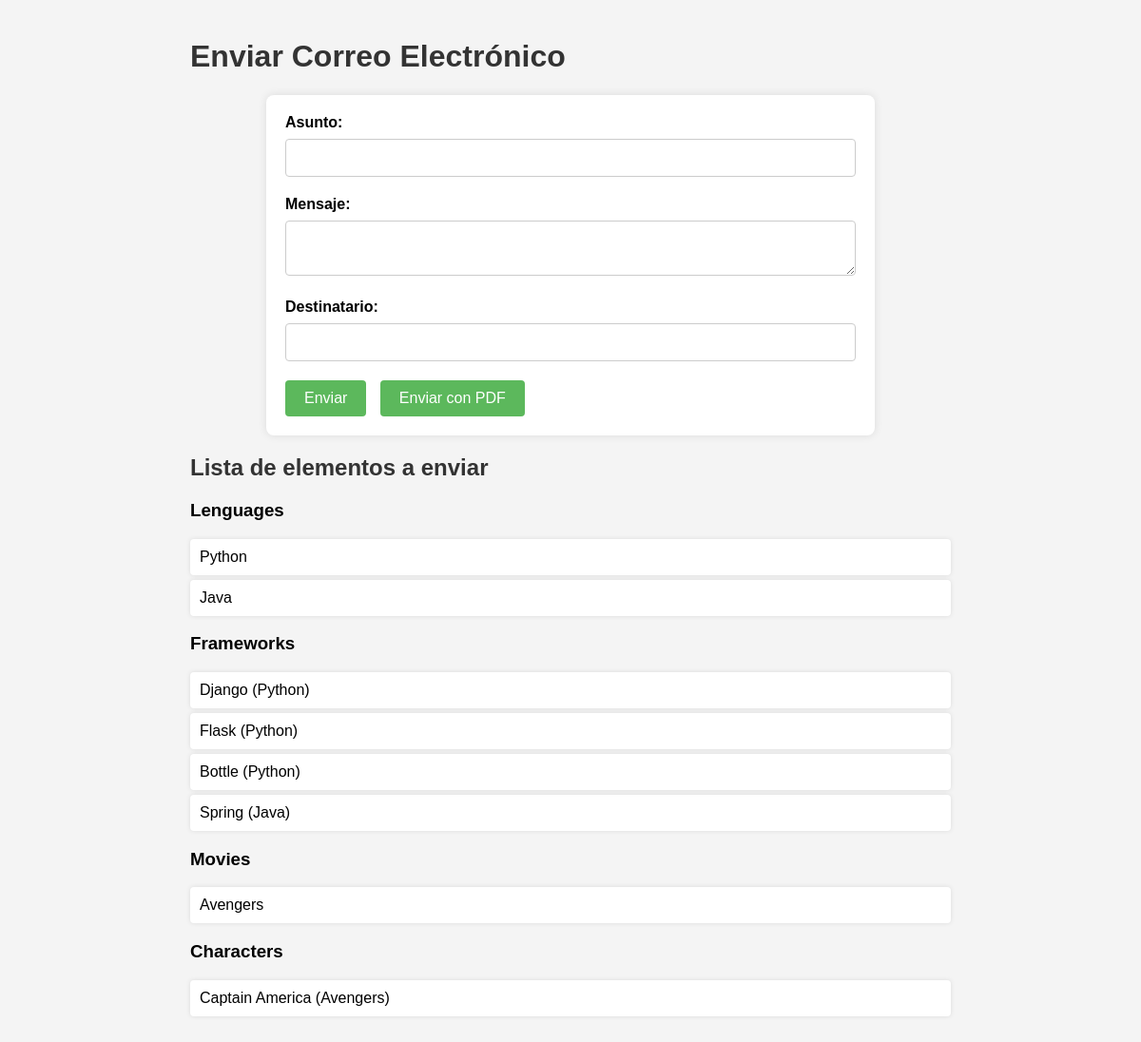
Before: /enviar_correo/ with the older database file.
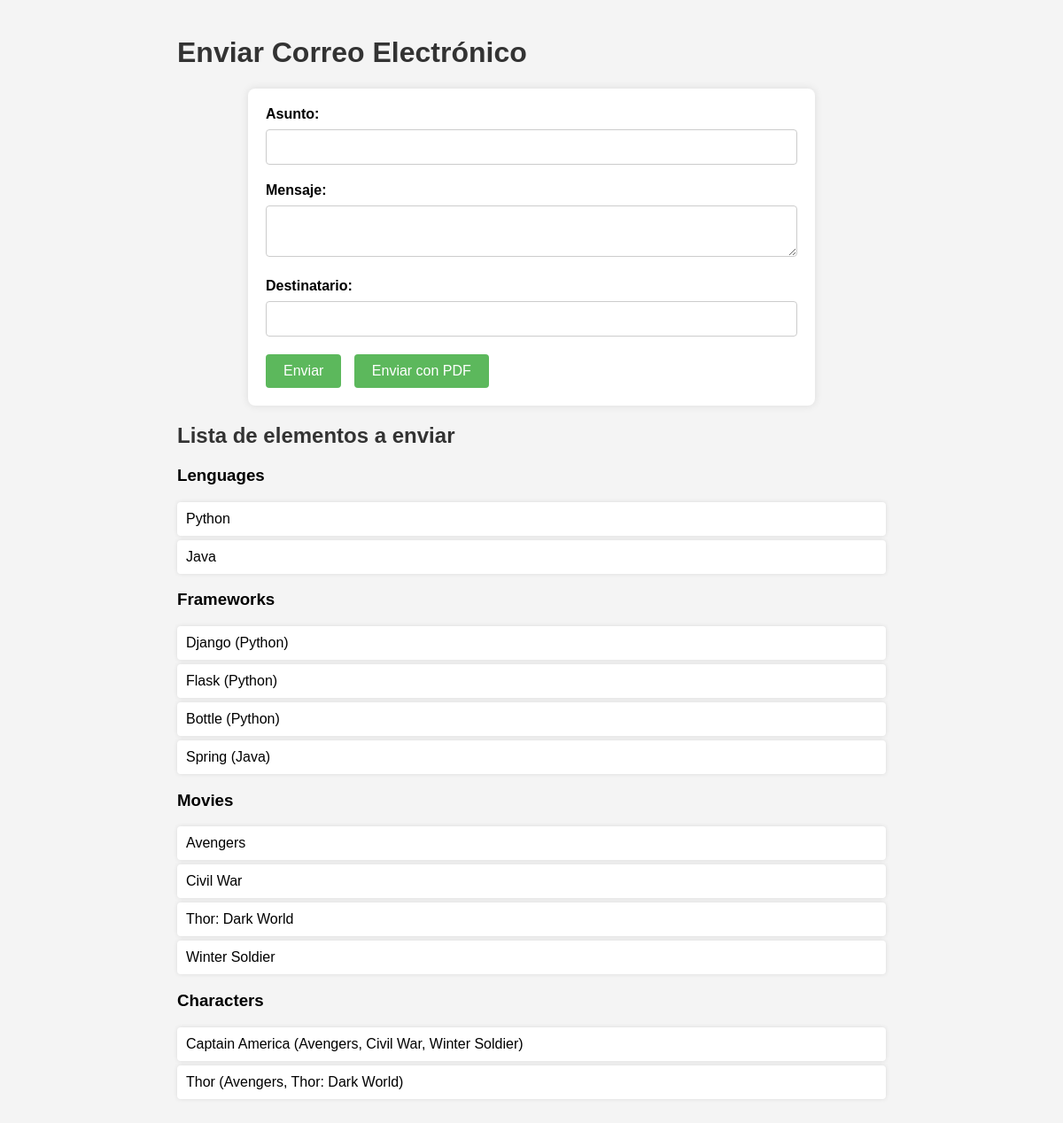
After: the same page with the newer database file.
### example/models.py (models this page shows, shortened)
class Lenguage(models.Model):
    name = models.CharField(max_length=10)

class Framework(models.Model):
    name = models.CharField(max_length=10)
    lenguage = models.ForeignKey(Lenguage, on_delete=models.CASCADE)

class Movie(models.Model):
    name = models.CharField(max_length=10)
    def __str__(self):
        return self.name

class Character(models.Model):
    name = models.CharField(max_length=10)
    movies = models.ManyToManyField(Movie)

### example/views.py (the view, shortened to what this page needs)
# urls.py: path('enviar_correo/', views.enviar_correo, name='enviar_correo'),
def enviar_correo(request):
    context = {
        'lenguages': Lenguage.objects.all(),
        'frameworks': Framework.objects.all(),
        'movies': Movie.objects.all(),
        'characters': Character.objects.all()
    }
    return render(request, 'enviar_correo.html', context)

### templates/enviar_correo.html (shortened to what this page needs)
<!DOCTYPE html>
<html>
<head>
    {% load static %}
    <link rel="stylesheet" type="text/css" href="{% static 'css/styles.css' %}">
</head>
<body>
    <div class="container">
        <h1>Enviar Correo Electrónico</h1>
        <form method="post">
            <label for="asunto">Asunto:</label>
            <input type="text" id="asunto" name="asunto" required><br>
            <label for="mensaje">Mensaje:</label>
            <textarea id="mensaje" name="mensaje" required></textarea><br>
            <label for="destinatario">Destinatario:</label>
            <input type="email" id="destinatario" name="destinatario" required><br>
            <button type="submit" name="send_plain">Enviar</button>
            <button type="submit" name="send_pdf">Enviar con PDF</button>
        </form>
        <h2>Lista de elementos a enviar</h2>
        <h3>Lenguages</h3>
        <ul>
            {% for lenguage in lenguages %}
                <li>{{ lenguage.name }}</li>
            {% endfor %}
        </ul>
        <h3>Frameworks</h3>
        <ul>
            {% for framework in frameworks %}
                <li>{{ framework.name }} ({{ framework.lenguage.name }})</li>
            {% endfor %}
        </ul>
        <h3>Movies</h3>
        <ul>
            {% for movie in movies %}
                <li>{{ movie.name }}</li>
            {% endfor %}
        </ul>
        <h3>Characters</h3>
        <ul>
            {% for character in characters %}
                <li>{{ character.name }} ({{ character.movies.all|join:", " }})</li>
            {% endfor %}
        </ul>
    </div>
</body>
</html>

### static/css/styles.css (style rules this page uses)
body { font-family: Arial, sans-serif; background-color: #f4f4f4; margin: 0; padding: 0; }
h1, h2 { color: #333; }
form { background: #fff; padding: 20px; margin: 20px auto; border-radius: 8px; box-shadow: 0 0 10px rgba(0, 0, 0, 0.1); max-width: 600px; }
label { display: block; margin-bottom: 8px; font-weight: bold; }
input[type="text"], input[type="email"], textarea { width: calc(100% - 22px); padding: 10px; margin-bottom: 20px; border: 1px solid #ccc; border-radius: 4px; font-size: 16px; }
button { background: #5cb85c; color: #fff; border: none; padding: 10px 20px; text-align: center; font-size: 16px; border-radius: 4px; cursor: pointer; margin-right: 10px; }
ul { list-style: none; padding: 0; }
li { background: #fff; padding: 10px; margin: 5px 0; border-radius: 4px; box-shadow: 0 0 5px rgba(0, 0, 0, 0.1); }
.container { max-width: 800px; margin: 0 auto; padding: 20px; }

Changed rows visible on the page:
added Movie: name "Civil War"
added Movie: name "Thor: Dark World"
added Movie: name "Winter Soldier"
computed for Character "Captain America": movies.all "Avengers" → "Avengers, Civil War, Winter Soldier"
added Character: name "Thor", movies.all "Avengers, Thor: Dark World"
